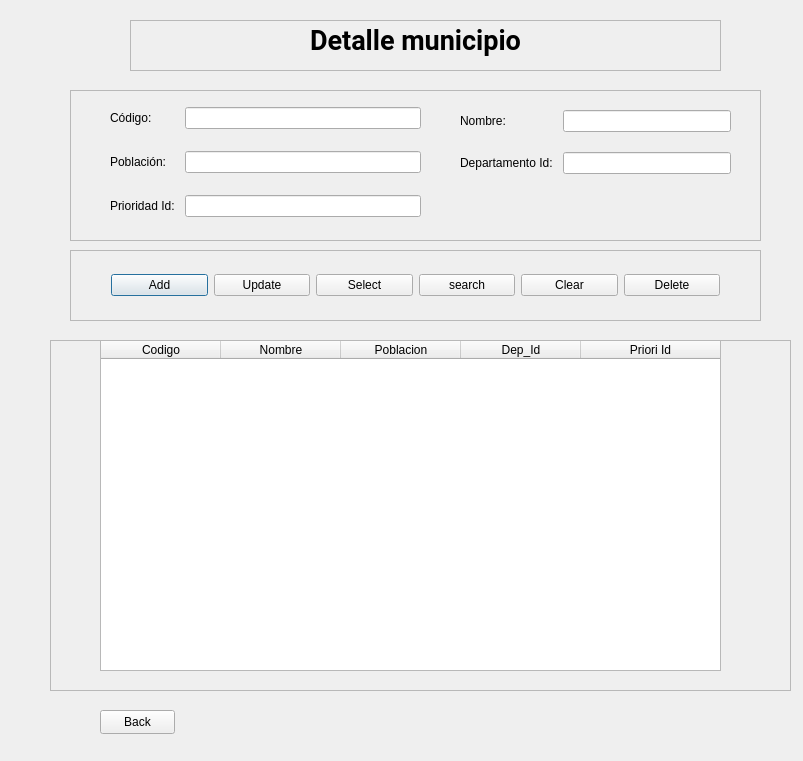
<?xml version="1.0" encoding="UTF-8"?>
<ui version="4.0">
 <class>Dialog</class>
 <widget class="QDialog" name="Dialog">
  <property name="geometry">
   <rect>
    <x>0</x>
    <y>0</y>
    <width>803</width>
    <height>761</height>
   </rect>
  </property>
  <property name="windowTitle">
   <string>Dialog</string>
  </property>
  <widget class="QFrame" name="info_frame">
   <property name="geometry">
    <rect>
     <x>70</x>
     <y>90</y>
     <width>691</width>
     <height>151</height>
    </rect>
   </property>
   <property name="frameShape">
    <enum>QFrame::Shape::StyledPanel</enum>
   </property>
   <property name="frameShadow">
    <enum>QFrame::Shadow::Raised</enum>
   </property>
   <widget class="QWidget" name="layoutWidget">
    <property name="geometry">
     <rect>
      <x>40</x>
      <y>10</y>
      <width>311</width>
      <height>126</height>
     </rect>
    </property>
    <layout class="QGridLayout" name="gridLayout">
     <property name="horizontalSpacing">
      <number>10</number>
     </property>
     <property name="verticalSpacing">
      <number>15</number>
     </property>
     <item row="1" column="0">
      <widget class="QLabel" name="label_5">
       <property name="text">
        <string>Población:</string>
       </property>
      </widget>
     </item>
     <item row="0" column="1">
      <widget class="QLineEdit" name="lineEditCodigo"/>
     </item>
     <item row="2" column="0">
      <widget class="QLabel" name="label_6">
       <property name="text">
        <string>Prioridad Id:</string>
       </property>
      </widget>
     </item>
     <item row="1" column="1">
      <widget class="QLineEdit" name="lineEditPoblacion"/>
     </item>
     <item row="2" column="1">
      <widget class="QLineEdit" name="lineEditPrioridadId"/>
     </item>
     <item row="0" column="0">
      <widget class="QLabel" name="label_2">
       <property name="text">
        <string>Código:</string>
       </property>
      </widget>
     </item>
    </layout>
   </widget>
   <widget class="QWidget" name="layoutWidget">
    <property name="geometry">
     <rect>
      <x>390</x>
      <y>20</y>
      <width>271</width>
      <height>64</height>
     </rect>
    </property>
    <layout class="QGridLayout" name="gridLayout_2">
     <property name="horizontalSpacing">
      <number>10</number>
     </property>
     <property name="verticalSpacing">
      <number>20</number>
     </property>
     <item row="0" column="0">
      <widget class="QLabel" name="label_3">
       <property name="text">
        <string>Nombre:</string>
       </property>
      </widget>
     </item>
     <item row="0" column="1">
      <widget class="QLineEdit" name="lineEditNombre"/>
     </item>
     <item row="1" column="0">
      <widget class="QLabel" name="label_4">
       <property name="text">
        <string>Departamento Id:</string>
       </property>
      </widget>
     </item>
     <item row="1" column="1">
      <widget class="QLineEdit" name="lineEditDepartamentoId"/>
     </item>
    </layout>
   </widget>
  </widget>
  <widget class="QFrame" name="frame_2">
   <property name="geometry">
    <rect>
     <x>130</x>
     <y>20</y>
     <width>591</width>
     <height>51</height>
    </rect>
   </property>
   <property name="frameShape">
    <enum>QFrame::Shape::StyledPanel</enum>
   </property>
   <property name="frameShadow">
    <enum>QFrame::Shadow::Raised</enum>
   </property>
   <widget class="QLabel" name="label">
    <property name="geometry">
     <rect>
      <x>180</x>
      <y>0</y>
      <width>241</width>
      <height>41</height>
     </rect>
    </property>
    <property name="font">
     <font>
      <family>Roboto</family>
      <pointsize>20</pointsize>
      <bold>true</bold>
     </font>
    </property>
    <property name="text">
     <string>Detalle municipio</string>
    </property>
   </widget>
  </widget>
  <widget class="QFrame" name="function_frame">
   <property name="geometry">
    <rect>
     <x>70</x>
     <y>250</y>
     <width>691</width>
     <height>71</height>
    </rect>
   </property>
   <property name="frameShape">
    <enum>QFrame::Shape::StyledPanel</enum>
   </property>
   <property name="frameShadow">
    <enum>QFrame::Shadow::Raised</enum>
   </property>
   <layout class="QHBoxLayout" name="horizontalLayout">
    <property name="leftMargin">
     <number>40</number>
    </property>
    <property name="rightMargin">
     <number>40</number>
    </property>
    <item>
     <widget class="QPushButton" name="add_btn">
      <property name="text">
       <string>Add</string>
      </property>
     </widget>
    </item>
    <item>
     <widget class="QPushButton" name="update_btn">
      <property name="text">
       <string>Update</string>
      </property>
     </widget>
    </item>
    <item>
     <widget class="QPushButton" name="select_btn">
      <property name="text">
       <string>Select</string>
      </property>
     </widget>
    </item>
    <item>
     <widget class="QPushButton" name="search_btn">
      <property name="text">
       <string>search</string>
      </property>
     </widget>
    </item>
    <item>
     <widget class="QPushButton" name="clear_btn">
      <property name="text">
       <string>Clear</string>
      </property>
     </widget>
    </item>
    <item>
     <widget class="QPushButton" name="delete_btn">
      <property name="text">
       <string>Delete</string>
      </property>
     </widget>
    </item>
   </layout>
  </widget>
  <widget class="QFrame" name="result_frame">
   <property name="geometry">
    <rect>
     <x>50</x>
     <y>340</y>
     <width>741</width>
     <height>351</height>
    </rect>
   </property>
   <property name="focusPolicy">
    <enum>Qt::FocusPolicy::NoFocus</enum>
   </property>
   <property name="frameShape">
    <enum>QFrame::Shape::StyledPanel</enum>
   </property>
   <property name="frameShadow">
    <enum>QFrame::Shadow::Raised</enum>
   </property>
   <widget class="QTableWidget" name="tableWidget">
    <property name="geometry">
     <rect>
      <x>50</x>
      <y>0</y>
      <width>621</width>
      <height>331</height>
     </rect>
    </property>
    <property name="focusPolicy">
     <enum>Qt::FocusPolicy::NoFocus</enum>
    </property>
    <property name="showGrid">
     <bool>false</bool>
    </property>
    <attribute name="horizontalHeaderMinimumSectionSize">
     <number>50</number>
    </attribute>
    <attribute name="horizontalHeaderDefaultSectionSize">
     <number>120</number>
    </attribute>
    <attribute name="horizontalHeaderStretchLastSection">
     <bool>true</bool>
    </attribute>
    <attribute name="verticalHeaderVisible">
     <bool>false</bool>
    </attribute>
    <column>
     <property name="text">
      <string>Codigo</string>
     </property>
    </column>
    <column>
     <property name="text">
      <string>Nombre</string>
     </property>
    </column>
    <column>
     <property name="text">
      <string>Poblacion</string>
     </property>
    </column>
    <column>
     <property name="text">
      <string>Dep_Id</string>
     </property>
    </column>
    <column>
     <property name="text">
      <string>Priori Id</string>
     </property>
    </column>
   </widget>
  </widget>
  <widget class="QPushButton" name="back_btn">
   <property name="geometry">
    <rect>
     <x>100</x>
     <y>710</y>
     <width>75</width>
     <height>24</height>
    </rect>
   </property>
   <property name="text">
    <string>Back</string>
   </property>
  </widget>
 </widget>
 <resources/>
 <connections/>
</ui>
